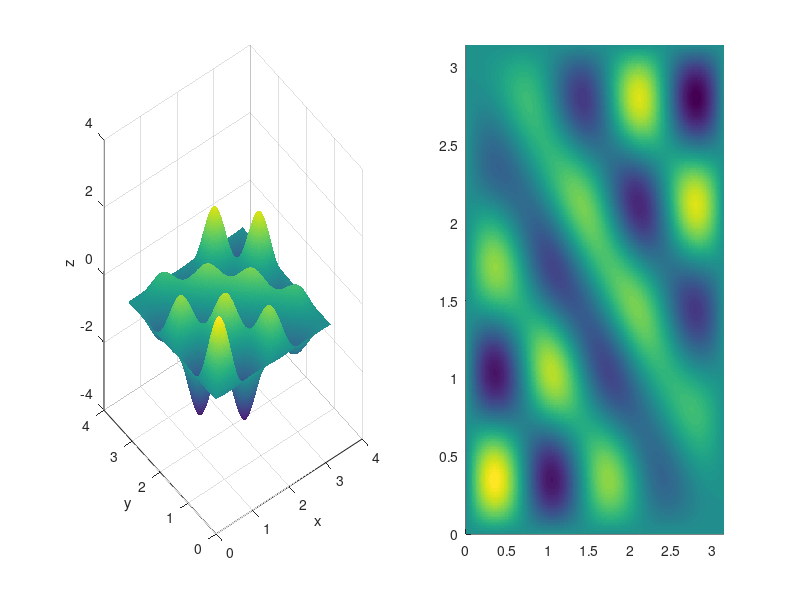

MATLAB code for this plot:
%define dimensions of square membrane
l = pi;
%define a
%a = width/length;
%constants
m = 4;
n = 5;
kx = m*pi/l;
ky = n*pi/l;
A = 1;
B = 1;
%define initial velocity
v = 1;
w = v * sqrt(kx^2+ky^2);
%characteristic frequency
%gamma_mn = c*pi*sqrt((m^2/length^2)+(n^2/width^2));

%making the MATLAB mesh
[X, Y] = meshgrid(-l:0.01:l);


%making the wave function simulation
t_final = 10;

for t = 0:0.05:t_final
    Z = (A*sin(X*kx).*sin(Y*ky))+(B*sin(kx*Y).*sin(ky*X)*sin(w*t));

    %regular view
    %figure(f1);
    subplot(1,2,1)
    p1 = surf(X, Y, Z, "EdgeColor","none");
    xlabel('x')
    ylabel('y')
    zlabel('z')
    axis ([0 4 0 4 -4 4]);
    
    %top down view
    %figure(f2);
    subplot(1,2,2)
    p2 = surf(X, Y, Z, "EdgeColor","none");
    view(0, 90);
    axis([0 pi 0 pi]);
    
    hold on
    pause(0.01);

    if(t ~= t_final)
       delete(p1);
       delete(p2);
    end
end

%resulting Chladni patterns will be displayed in top-down view!

%bypass complicated constants by using Runge-Kutta approximation of second
%order PDE


